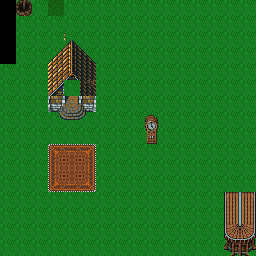

Tiled map render using the project's own tile images. Description and the map definition, with tile-layer contents summarised, below:
An orthogonal 16x16 tile map with 16x16 px tiles, 2 tile layers (Tile Layer 1, Tile Layer 2).

<map version="1.0" orientation="orthogonal" width="16" height="16" tilewidth="16" tileheight="16">
 <tileset firstgid="1" name="FF6MapTileCitiesTown" tilewidth="16" tileheight="16">
  <image source="Final/FF6MapTileCitiesTown.png" width="800" height="1040" />
 </tileset>
 <layer name="Tile Layer 1" width="16" height="16">
  <data>[256 cells, 256 non-empty, 17 distinct tile ids]</data>
 </layer>
 <layer name="Tile Layer 2" width="16" height="16">
  <data>[256 cells, 25 non-empty, 25 distinct tile ids]</data>
 </layer>
</map>